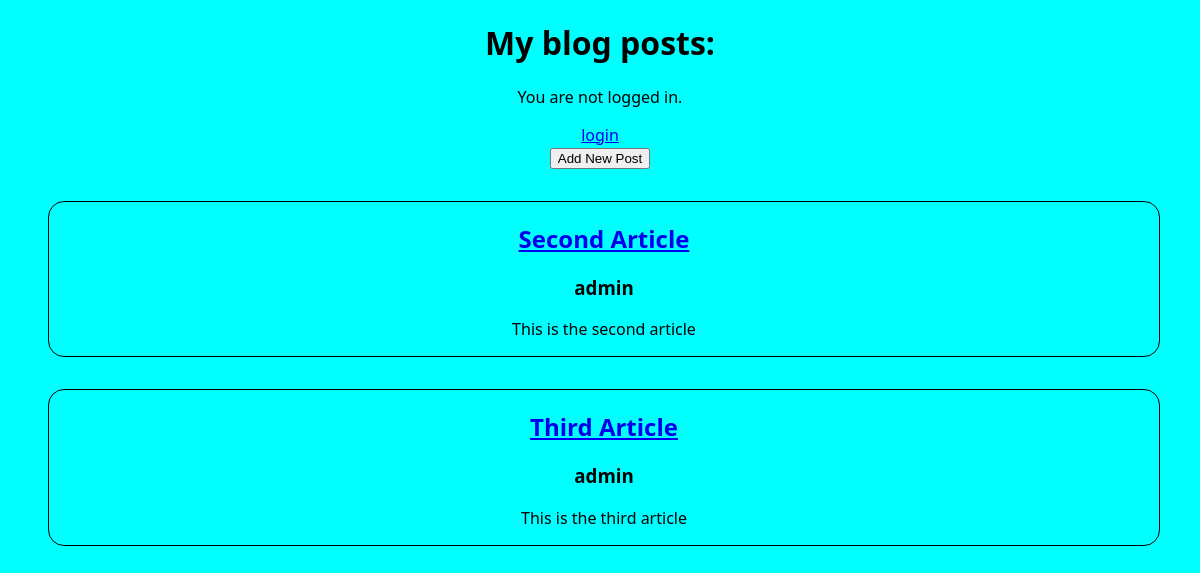
Before: / with the older database file.
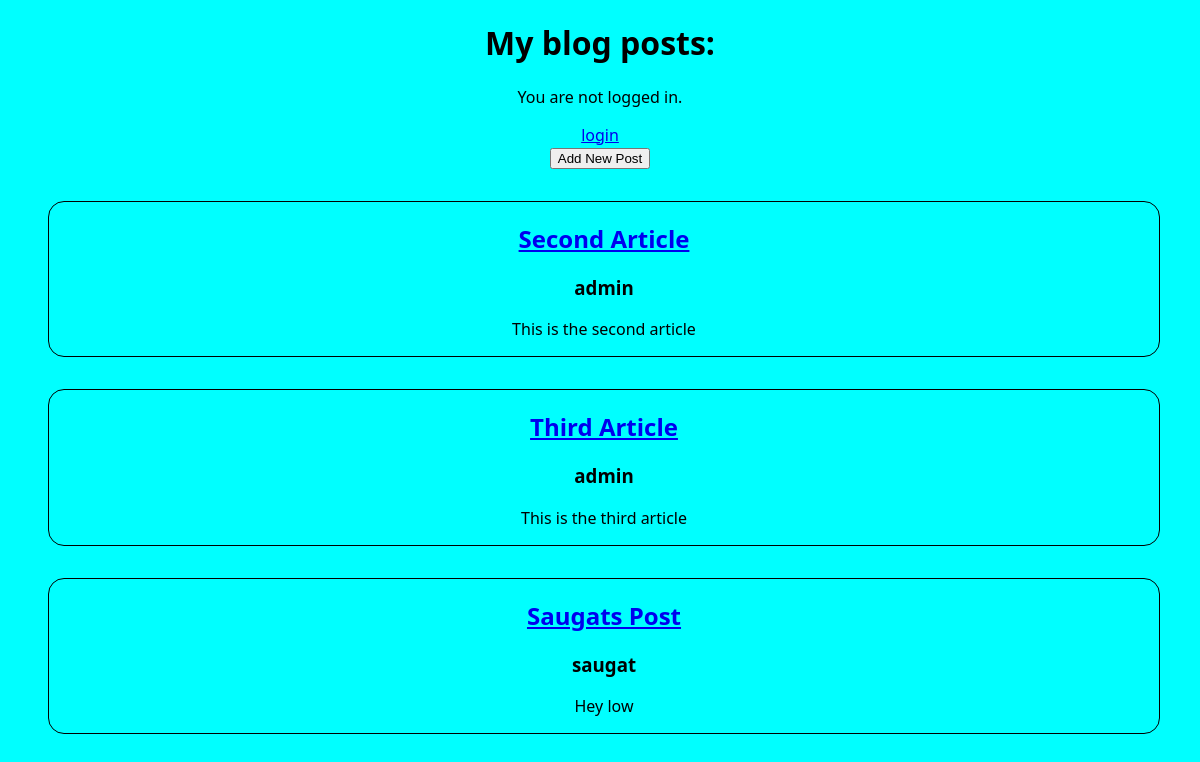
After: the same page with the newer database file.
### blog/models.py (models this page shows, shortened)
class Article(models.Model):
    title = models.CharField(max_length=200)
    author = models.ForeignKey(
        'auth.User',
        on_delete = models.CASCADE
    )
    text = models.TextField()

### blog/views.py (the view)
# urls.py: path('', DefaultView.as_view(), name='home'),
class DefaultView(ListView):
    model = models.Article
    template_name = 'home.html'

### templates/home.html
{% extends 'base.html' %}
{% block content %}
<div>
    <form action="{% url 'post_new' %}" >
        <input type="submit" value="Add New Post">
    </form>
</div>
<ul>
    {% for item in object_list %}
    <li>
        <h2>
            <a href="{% url 'detail' item.pk %}">
                {{item.title}}
            </a>
        </h2>
        <h3>
            {{item.author}}
        </h3>
        <p>
            {{item.text}}
        </p>
    </li>
    {% endfor %}
</ul>
{% endblock content%}

Changed rows visible on the page:
added Article: title "Saugats Post", author "saugat", text "Hey low"
